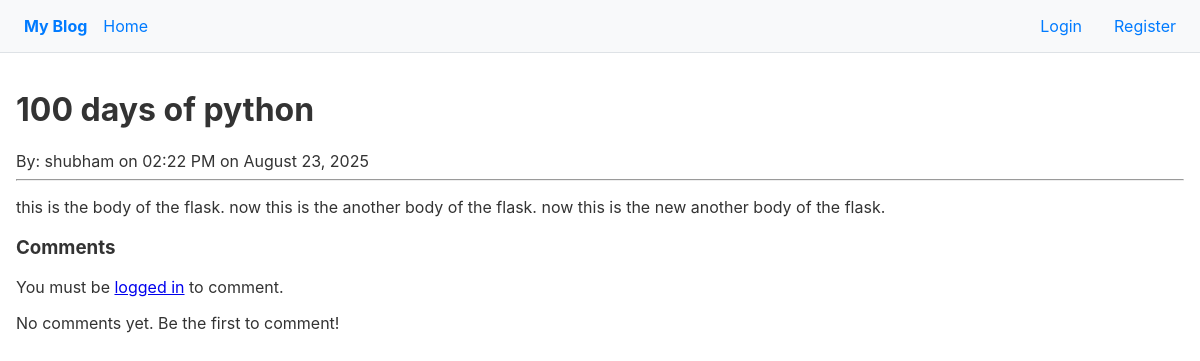
The page /post/2 on the database as committed earlier.
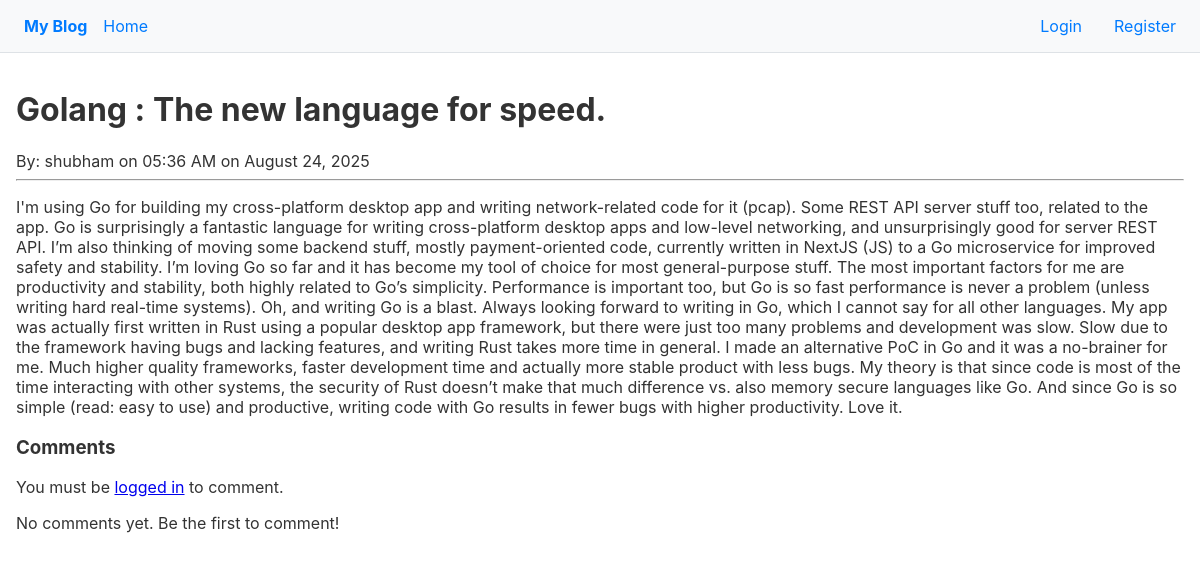
The same page on the database as committed later.
### models.py (models this page shows, shortened)
class Post(db.Model):
    __tablename__ = "posts"
    id = db.Column(db.Integer, primary_key=True)
    title = db.Column(db.String(255), nullable=False, unique=True)
    body = db.Column(db.Text, nullable=False)
    created_at = db.Column(db.DateTime, nullable=False, server_default=db.func.now())
    is_published = db.Column(db.Boolean())
    slug = db.Column(db.String(255))
    user_id = db.Column(db.Integer, db.ForeignKey("users.id"), nullable=False) #FK
    owner = db.relationship("User", back_populates="posts")
    tags = db.relationship("Tag", secondary="post_tags", back_populates="posts")
    comments = db.relationship('Comment', back_populates='post', cascade='all, delete-orphan')

### app.py (the view, shortened to what this page needs)
@app.route("/post/<int:post_id>", methods=["GET", "POST"])
def view_post(post_id):
    post = Post.query.get_or_404(post_id)
    form = CommentForm()
    return render_template("view_post.html", post=post, title=post.title, form=form)

### templates/view_post.html (shortened to what this page needs)
{% extends "base.html" %}
{% block body %}
    <h1>{{ post.title }}</h1>
    <div>
        <span>By: {{ post.owner.username }} on {{ post.created_at.strftime('%I:%M %p on %B %d, %Y') }}</span>
        </div>
    <hr>
    <p>{{ post.body | safe }}</p>
 <h3>Comments</h3>
    {% if current_user.is_authenticated %}
        <form method="POST" novalidate>
            {{ form.hidden_tag() }}
            <p>
                {{ form.body.label }}<br>
                {{ form.body(rows=4, cols=50) }}
                {% for error in form.body.errors %}<span>{{ error }}</span>{% endfor %}
            </p>
            <p>{{ form.submit() }}</p>
        </form>
    {% else %}
        <p>You must be <a href="{{ url_for('login', next=request.path) }}">logged in</a> to comment.</p>
    {% endif %}
    {% for comment in post.comments %}
        <article>
            <p>
                <strong>{{ comment.author.username }}</strong>
                <small>on {{ comment.created_at.strftime('%I:%M %p on %B %d, %Y') }}</small>
            </p>
            <p>{{ comment.body }}</p>
        </article>
    {% else %}
        <p>No comments yet. Be the first to comment!</p>
    {% endfor %}
{% endblock %}

Rows that differ between the two databases and show on the page:
changed Post: title "100 days of python" → "Golang : The new language for speed."; created_at "02:22 PM on August 23, 2025" → "05:36 AM on August 24, 2025"; body "this is the body of the flask. now this is the another body of the flask. now this is the new another body of the flask." → "I'm using Go for building my cross-platform desktop app and writing network-related code for it (pcap). Some REST API server stuff too, related to the app. Go is surprisingly a fantastic language for writing cross-platform desktop apps and low-level networking, and unsurprisingly good for server REST API. I’m also thinking of moving some backend stuff, mostly payment-oriented code, currently written in NextJS (JS) to a Go microservice for improved safety and stability. I’m loving Go so far and it has become my tool of choice for most general-purpose stuff. The most important factors for me are productivity and stability, both highly related to Go’s simplicity. Performance is important too,…"
